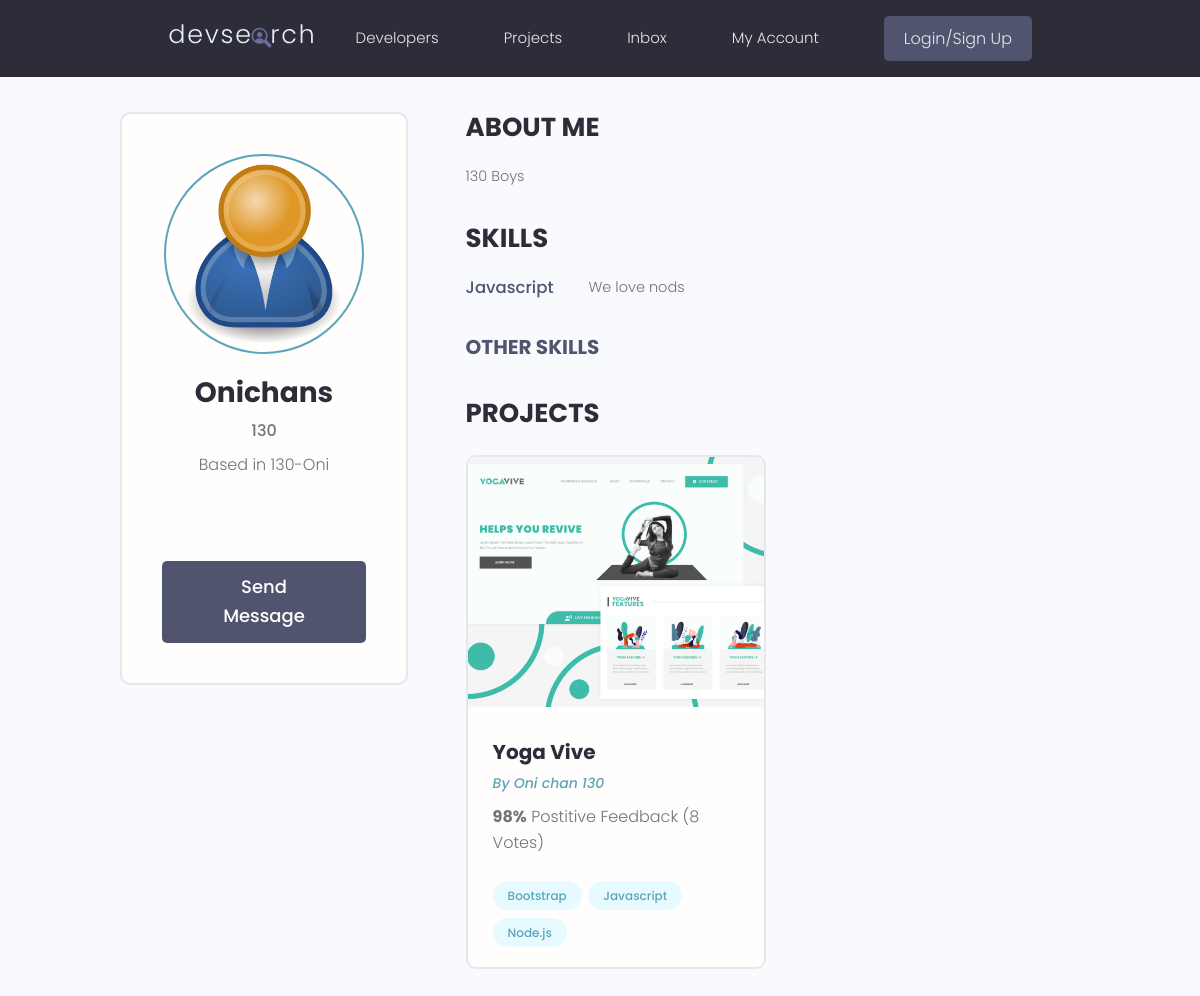
The page /profile/dd43bd27-7b95-47a7-9227-bd0e3cb2283a/ on the database its author committed.
### users/models.py (models this page shows, shortened)
class Profile(models.Model):
    user = models.OneToOneField(User,on_delete = models.CASCADE,null=True,blank=True)
    name = models.CharField(max_length=200,null=True,blank=True)
    email = models.EmailField(max_length=200,null=True,blank=True)
    username = models.CharField(max_length=200,null=True,blank=True)
    location = models.CharField(max_length=200,null=True,blank=True)
    short_intro = models.CharField(max_length=200,null=True,blank=True)
    bio = models.TextField(null=True,blank=True)
    profile_image = models.ImageField(null=True,blank=True,upload_to = 'profiles/',default='profiles/user-default.png')
    social_github = models.CharField(max_length=200,null=True,blank=True)
    social_twitter = models.CharField(max_length=200,null=True,blank=True)
    social_linkedin = models.CharField(max_length=200,null=True,blank=True)
    social_youtube = models.CharField(max_length=200,null=True,blank=True)
    social_website = models.CharField(max_length=200,null=True,blank=True)
    created = models.DateTimeField(auto_now_add=True)
    id = models.UUIDField(default=uuid.uuid4,unique=True,primary_key=True,editable=False)
    def __str__(self):
        return str(self.username)

class Skill(models.Model):
    owner = models.ForeignKey(Profile,null=True,blank=True,on_delete=models.SET_NULL)
    name = models.CharField(max_length=200,null=True,blank=True)
    description = models.TextField(null=True,blank=True)
    created = models.DateTimeField(auto_now_add=True)
    id = models.UUIDField(default=uuid.uuid4,unique=True,primary_key=True,editable=False)

### projects/models.py (models this page shows, shortened)
class Project(models.Model):
    owner = models.ForeignKey(Profile,null=True,blank=True,on_delete=models.SET_NULL)
    title = models.CharField(max_length=200)
    description = models.TextField(null=True,blank=True)
    featured_image = models.ImageField(null=True,blank=True,default="default.jpg")
    demo_link = models.CharField(max_length=2000,null=True,blank=True)
    source_link = models.CharField(max_length=2000,null=True,blank=True)
    tags =  models.ManyToManyField('Tag',blank=True)
    vote_total = models.IntegerField(default=0,null=True,blank=True)
    vote_ratio = models.IntegerField(default=0,null=True,blank=True)
    created = models.DateTimeField(auto_now_add=True)
    id = models.UUIDField(default=uuid.uuid4,unique=True,primary_key=True,editable=False)
    class Meta:
        ordering = ['-vote_ratio','-vote_total','title']

class Tag(models.Model):
    name=models.CharField(max_length=200)
    created = models.DateTimeField(auto_now_add=True)
    id = models.UUIDField(default=uuid.uuid4,unique=True,primary_key=True,editable=False)
    def __str__(self):
        return self.name

### users/views.py (the view)
# urls.py: path('profile/<str:pk>/',views.userProfile,name="user-profile"),
def userProfile(request,pk):
    profile = Profile.objects.get(id=pk)
    topSkills = profile.skill_set.exclude(description__exact="")
    otherSkills = profile.skill_set.filter(description="")
    context = {'profile':profile,'topSkills':topSkills,'otherSkills':otherSkills}
    return render (request,'users/user-profile.html',context)

### users/templates/users/user-profile.html (shortened to what this page needs)
{% extends 'main.html' %}
{% block content %}
<main class="profile my-md">
    <div class="container">
      <div class="layout">
        <div class="column column--1of3">
          <div class="card text-center">
            <div class="card__body dev">
              <img class="avatar avatar--xl" src="{{profile.profile_image.url}}" />
              <h2 class="dev__name">{{profile.name}}</h2>
              <p class="dev__title">{{profile.short_intro}}</p>
              <p class="dev__location">Based in {{profile.location}}</p>
              <ul class="dev__social">
              </ul>
              <a href="#" class="btn btn--sub btn--lg">Send Message </a>
            </div>
          </div>
        </div>
        <div class="column column--2of3">
          <div class="devInfo">
            <h3 class="devInfo__title">About Me</h3>
            <p class="devInfo__about">
              {{profile.bio}}
            </p>
          </div>
          <div class="devInfo">
            <h3 class="devInfo__title">Skills</h3>
            <div class="devInfo__skills">
                {% for skill in topSkills %}
              <div class="devSkill">
                <h4 class="devSkill__title">{{skill.name}}</h4>
                <p class="devSkill__info">
                  {{skill.description}}
                </p>
              </div>
              {% endfor %}
              <h3 class="devInfo__subtitle">Other Skills</h3>
            </div>
          </div>
          <div class="devInfo">
            <h3 class="devInfo__title">Projects</h3>
            <div class="grid grid--two">
                {% for project in profile.project_set.all %}
              <div class="column">
                <div class="card project">
                  <a href="{% url 'project' project.id %}" class="project">
                    <img class="project__thumbnail" src="{{project.featured_image.url}}" alt="project thumbnail" />
                    <div class="card__body">
                      <h3 class="project__title">{{project.title}}</h3>
                      <p><a class="project__author" href="{% url 'user-profile' project.owner.id %}">By {{project.owner}}</a></p>
                      <p class="project--rating">
                        <span style="font-weight: bold;">{{project.vote_ratio}}%</span> Postitive
                        Feedback ({{project.vote_total}} Vote{{project.vote_total|pluralize:"s"}})
                      </p>
                      <div class="project__tags">
                        {% for tag in project.tags.all %}
                        <span class="tag tag--pill tag--main">
                          <small>{{tag}}</small>
                        </span>
                        {% endfor %}
                      </div>
                    </div>
                  </a>
                </div>
              </div>
              {% endfor %}
            </div>
          </div>
        </div>
      </div>
    </div>
  </main>
{% endblock content %}

### static/styles/app.css (style rules this page uses)
:root { --color-sub: #2d2d39; }
.btn--sub { background-color: var(--color-sub-light); }
.card { border: 2px solid var(--color-light); }
img { width: 100%; }
.profile .card > .dev { padding: 4rem; }
.dev__name { color: var(--color-sub); font-size: 2.8rem; font-weight: 700; margin-top: 1rem; margin-bottom: 0.5rem; }
.dev__title { font-size: 1.6rem; font-weight: 500; line-height: 1.3; }
.dev__location { margin-top: 1rem; }
.dev__social { margin: 3rem 0; list-style: none; display: flex; justify-content: center; gap: 1.5rem; }
.devInfo { margin-bottom: 3rem; }
.devInfo__title, .devInfo__subtitle { font-size: 2.6rem; color: var(--color-sub); text-transform: uppercase; font-weight: 700; margin-bottom: 1.5rem; }
.devInfo__subtitle { font-size: 2rem; color: var(--color-sub-light); }
.devInfo__about, .devSkill__info { font-size: 1.45rem; line-height: 1.7; text-align: justify; }
.devSkill { margin-bottom: 3rem; }
.devSkill__title { font-size: 1.65rem; font-weight: 500; color: var(--color-sub-light); }
@media screen and (min-width: 700px) { .devSkill { display: flex; justify-content: space-between; gap: 3rem; } }
@media screen and (min-width: 700px) { .devSkill__info { flex-basis: 80%; } }
.project__author { font-size: 1.4rem; font-style: italic; }
.project--rating { margin-bottom: 1.6em; margin-top: .5em; }
.project__thumbnail { height: 25rem; object-fit: cover; object-position: top center; }
.project__title { font-size: 2rem; font-weight: 700; color: var(--color-sub); }

### static/uikit/styles/modules/_variables.css (style rules this page uses)
:root { --color-main: #5aa5b9; --color-main-light: #e6faff; --color-sub: #3f4156; --color-sub-light: #51546e; --color-sub-lighter: #ededfd; --color-text: #737373; --color-gray: #8b8b8b; --color-light: #e5e7eb; --color-light-gray: #767676; --color-bg: #f8fafd; --color-white: #fffefd; --color-white-light: #f3f3f3; --color-success: #359e64; --color-success-bg: #def8e8; --color-error: #fc4b0b; --color-error-bg: #fff2ee; --font-base: 'Poppins', arial, helvetica, 'Segoe UI', roboto, ubuntu, sans-serif; --font-monospace: 'Fira Code', 'Courier New', courier, monospace; --font-regular: 300; --font-medium: 500; --font-bold: 700; --generic-shadow: 1px 1px 5px #00000010; --generic-transition: all 0.3s ease-in-out; }

### static/uikit/styles/modules/_base.css (style rules this page uses)
* { margin: 0; padding: 0; box-sizing: border-box; text-rendering: optimizeLegibility; color: inherit; font-size: inherit; }
html { font-size: 50%; }
@media only screen and (min-width: 480px) { html { font-size: 56.25%; } }
@media only screen and (min-width: 1200px) { html { font-size: 62.5%; } }
body { line-height: 1.6; font-weight: 400; font-size: 1.5rem; color: var(--color-text); background-color: var(--color-bg); min-height: 100vh; }

### static/uikit/styles/modules/_typography.css (style rules this page uses)
* { font-family: var(--font-base); }
h2 { font-size: 3.6rem; font-weight: var(--font-bold); }
h3 { font-size: 3.2rem; font-weight: var(--font-medium); }
h4 { font-size: 2.8rem; font-weight: var(--font-medium); }
p, span, strong { font-size: 1.6rem; color: var(--color-text); font-weight: var(--font-regular); }
a { padding-bottom: 2px; text-decoration: none; display: inline-block; color: var(--color-main); font-weight: var(--font-medium); }

### static/uikit/styles/modules/_utilities.css (style rules this page uses)
.container { width: 92%; max-width: 165rem; margin: 0 auto; box-sizing: border-box; }
@media screen and (min-width: 1000px) { .container { width: 90%; } }
@media screen and (min-width: 1200px) { .container { width: 80%; } }
.text-center { text-align: center; }
.my-md { margin: 3rem auto; }

### static/uikit/styles/modules/_avatar.css (style rules this page uses)
.avatar { border-radius: 50%; border: 2px solid var(--color-main); object-fit: cover; }
.avatar--xl { height: 20rem; width: 20rem; }

### static/uikit/styles/modules/_button.css (style rules this page uses)
.btn { display: inline-block; position: relative; cursor: pointer; background-color: var(--color-light); font-weight: var(--font-medium); color: var(--color-sub); text-decoration: none; padding: 1rem 2rem; border-radius: 0.5rem; border: none; width: -webkit-fit-content; width: -moz-fit-content; width: fit-content; height: -webkit-fit-content; height: -moz-fit-content; height: fit-content; font-size: 1.6rem; outline-width: 0; outline-color: transparent; -webkit-backface-visibility: hidden; backface-visibility: hidden; transition: all 0.3s ease-in-out; }
.btn--sub { background-color: var(--color-sub); color: var(--color-white); }
.btn--lg { font-size: 1.8rem; padding: 1.2rem 4.5rem; }

### static/uikit/styles/modules/_card.css (style rules this page uses)
.card { border-radius: 1rem; background-color: var(--color-white); border: 1.5px solid var(--color-light); width: auto; height: auto; margin-top: 0.5rem; margin-bottom: 0.5rem; overflow: hidden; }
.card__body, .card__header { padding: 2rem 2.5rem; }

### rows shown on the page
Profile: profile_image (placeholder picture), name "Onichans", short_intro "130", location "130-Oni", bio "130 Boys"
Skill: name "Javascript", description "We love nods"
Project: featured_image (picture), title "Yoga Vive", owner "Oni chan 130", vote_ratio "98", vote_total "8"
Tag: name "Bootstrap"
Tag: name "Javascript"
Tag: name "Node.js"
